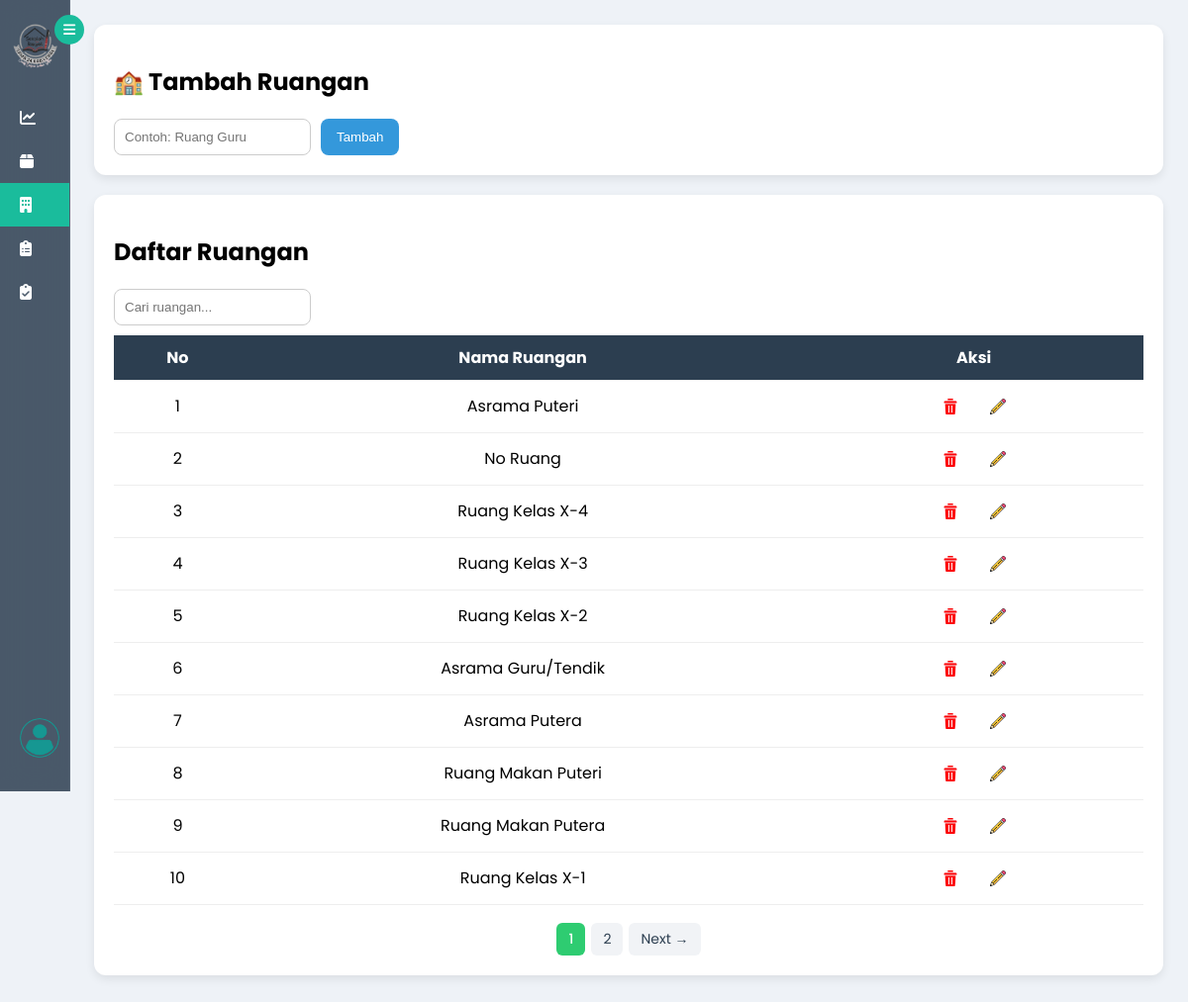
The page /ruangan (signed in) on the database its author committed.
### tables this page shows
CREATE TABLE ruang (
    id INTEGER PRIMARY KEY AUTOINCREMENT,
    nama_ruang TEXT NOT NULL
);

### app.py (the view, shortened to what this page needs)
@app.route('/ruangan', methods=['GET', 'POST'])
def ruang():
    if (request.args.get("hapus") or request.args.get("edit_id")) and not is_admin():
        flash("Akses ditolak!", "error")
        return redirect(url_for('ruang'))
    conn = get_db()
    if request.args.get("hapus"):
        conn.execute(
            "DELETE FROM ruang WHERE id=?",
            (request.args.get("hapus"),)
        )
        conn.commit()
    keyword = request.args.get("cari", "")
    page = request.args.get('page', 1, type=int)
    per_page = 10
    offset = (page - 1) * per_page
    total = conn.execute(
        "SELECT COUNT(*) FROM ruang WHERE nama_ruang LIKE ?",
        ('%' + keyword + '%',)
    ).fetchone()[0]
    total_pages = (total + per_page - 1) // per_page
    data = conn.execute(
        "SELECT * FROM ruang WHERE nama_ruang LIKE ? ORDER BY id DESC LIMIT ? OFFSET ?",
        ('%' + keyword + '%', per_page, offset)
    ).fetchall()
    conn.close()
    return render_template(
        "ruangan.html",
        data=data,
        keyword=keyword,
        page=page,
        total_pages=total_pages
    )

### app.py (called while the page is built)
def get_db():
    conn = sqlite3.connect("aset.db", timeout=10)
    conn.row_factory = sqlite3.Row
    return conn

@app.before_request
def session_timeout():
    if session.get('role') == 'admin':
        now = datetime.now()
        last_activity = session.get('last_activity')
        if last_activity:
            last_activity = datetime.strptime(last_activity, "%Y-%m-%d %H:%M:%S")
            if now - last_activity > timedelta(minutes=5):
                session.clear()
                return redirect(url_for('login'))
        session['last_activity'] = now.strftime("%Y-%m-%d %H:%M:%S")

### templates/ruangan.html (shortened to what this page needs)
{% extends "layout.html" %}
{% block content %}
{% if session.get('role') == 'admin' %}
<div class="card">
<h2>🏫 Tambah Ruangan</h2>
<form method="POST">
    <div class="form-row">
        <input type="text" name="nama_ruang" placeholder="Contoh: Ruang Guru" required>
        <button class="btn-add">Tambah</button>
    </div>
</form>
</div>
{% endif %}
<div class="card">
<h2>Daftar Ruangan</h2>
<form method="GET" class="search-box">
    <input type="text" name="cari" placeholder="Cari ruangan..." value="{{ keyword }}">
</form>
<table>
<tr>
    <th>No</th>
    <th>Nama Ruangan</th>
    <th>Aksi</th>
</tr>
{% for a in data %}
<tr>
    <td>{{ loop.index }}</td>
    <td>{{ a.nama_ruang }}</td>
    <td>
            {% if session.get('role') == 'admin' %}
             <a href="/ruangan?hapus={{ a.id }}"
                onclick="return konfirmasiHapus(event)">
                    <button class="btn-edit">
                        <img src="{{ url_for('static', filename='icon/delete.png') }}" class="icon-edit">
                    </button></a>
            {% endif %}
        {% if session.get('role') == 'admin' %}<button class="btn-edit" onclick="openEditModal('{{a.id}}','{{a.nama_ruang}}')">
                                                <img src="{{ url_for('static', filename='icon/edit.png') }}" class="icon-edit">
                                            </button>{% endif %}
    </td>
</tr>
{% endfor %}
</table>
<div class="pagination">
        {% for p in range(1, total_pages + 1) %}
            <a href="?page={{ p }}&kode_filter={{ kode_filter }}"
            class="page-btn {% if p == page %}active{% endif %}">
            {{ p }}
            </a>
        {% endfor %}
        {% if page < total_pages %}
            <a href="?page={{ page+1 }}&kode_filter={{ kode_filter }}"
            class="page-btn">Next →</a>
        {% endif %}
    </div>
</div>
{% endblock %}

### templates/layout.html (style rules this page uses)
body { margin:0; font-family:'Poppins',sans-serif; background:#eef2f7; }

### templates/ruangan.html (style rules this page uses)
.card { background:white; padding:20px; border-radius:12px; box-shadow:0 4px 10px rgba(0,0,0,0.08); margin-bottom:20px; }
.form-row { display:flex; gap:10px; flex-wrap:wrap; }
input { padding:10px; border-radius:8px; border:1px solid #ccc; }
button { border:none; padding:10px 16px; border-radius:8px; cursor:pointer; }
.icon-edit { width: 16px; height: 16px; }
.btn-add { background:#3498db;color:white; }
.btn-edit { background:#f39c12;color:white; }
table { width:100%; border-collapse:collapse; }
th,td { padding:10px; border-bottom:1px solid #eee; text-align:center; }
th { background:#2c3e50; color:white; }
.search-box { margin-bottom:10px; }
.btn-edit { background: #3498db00; border: none; padding: 8px 10px; border-radius: 6px; cursor: pointer; margin: 0 4px; display: inline-flex; align-items: center; justify-content: center; }
.pagination { margin-top: 18px; display: flex; gap: 6px; justify-content: center; flex-wrap: wrap; }
.page-btn { padding: 6px 12px; background: #f1f3f6; border-radius: 6px; text-decoration: none; color: #2c3e50; font-size: 14px; transition: 0.2s; }
.page-btn.active { background: #2ecc71; color: white; font-weight: 500; }

### rows shown on the page
ruang: nama_ruang "Asrama Puteri"
ruang: nama_ruang "No Ruang"
ruang: nama_ruang "Ruang Kelas X-4"
ruang: nama_ruang "Ruang Kelas X-3"
ruang: nama_ruang "Ruang Kelas X-2"
ruang: nama_ruang "Asrama Guru/Tendik"
ruang: nama_ruang "Asrama Putera"
ruang: nama_ruang "Ruang Makan Puteri"
ruang: nama_ruang "Ruang Makan Putera"
ruang: nama_ruang "Ruang Kelas X-1"

### other values the page prints
{{ p }} "1" "2"
